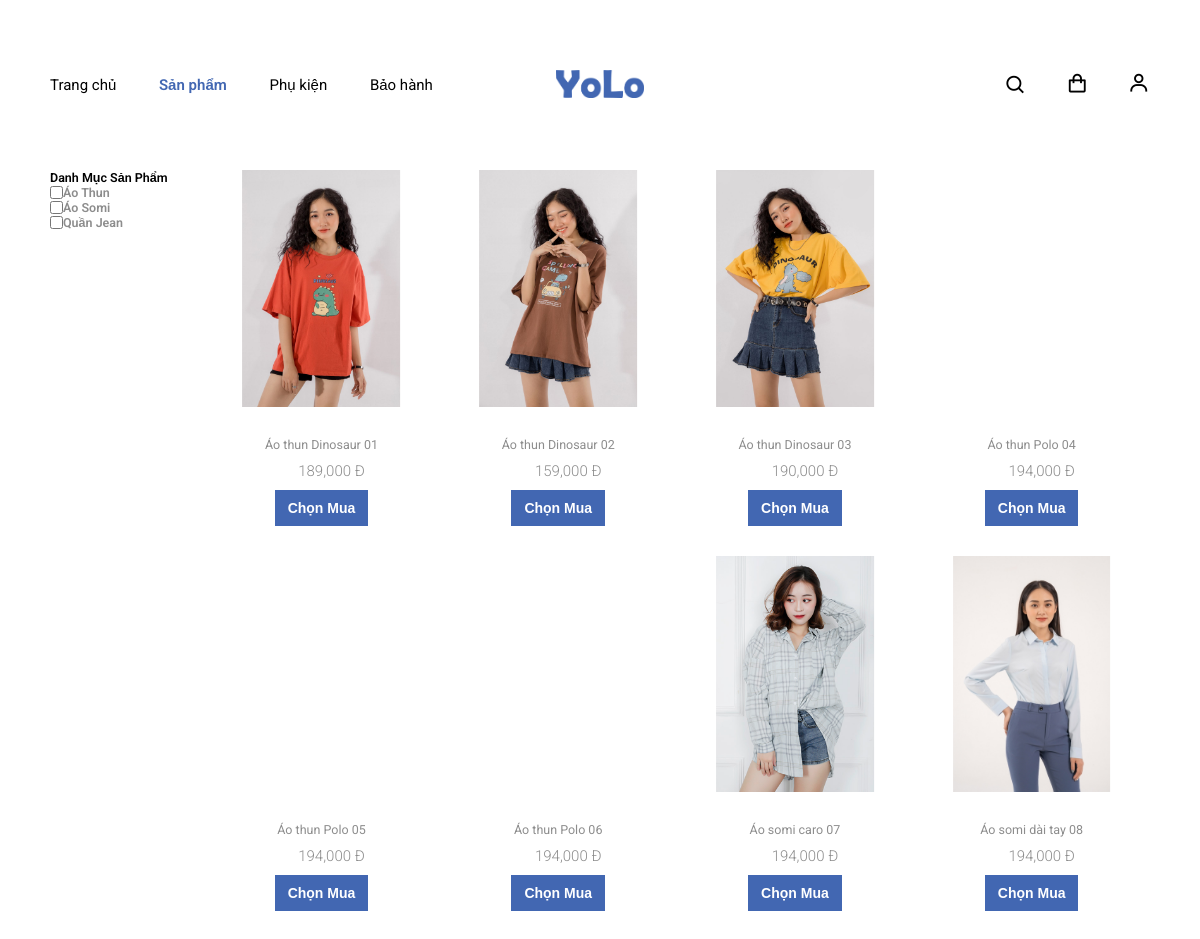
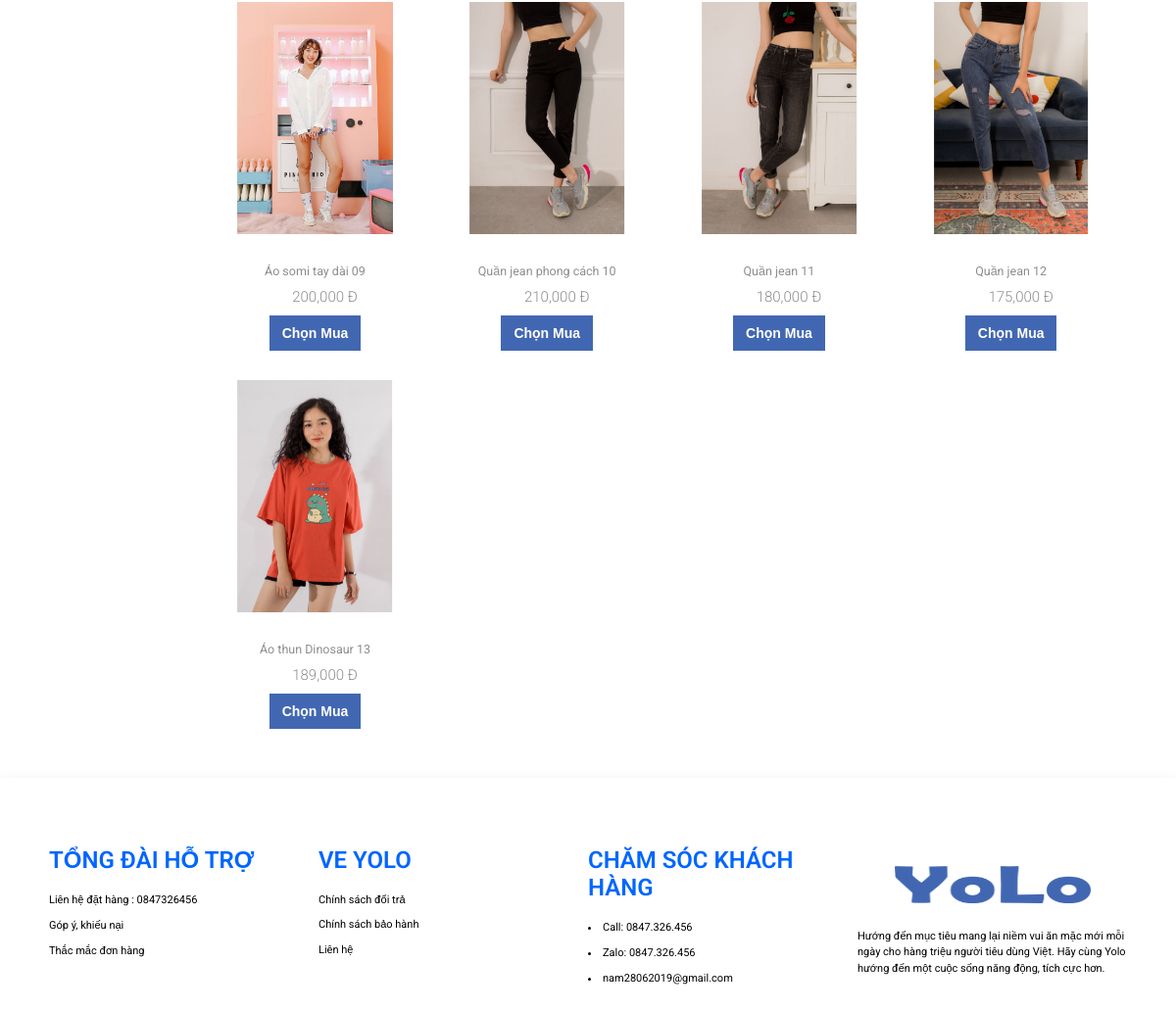
The app's page /Product.php with its own data (2 pictures, top to bottom).
### tables this page shows
CREATE TABLE `category` (
  `IdCategory` int(11) NOT NULL,
  `Category` varchar(250) NOT NULL,
  `create_at` datetime NOT NULL,
  `update_at` datetime NOT NULL
);

CREATE TABLE `products` (
  `IdProduct` int(11) NOT NULL,
  `ProductName` varchar(250) NOT NULL,
  `Price` float NOT NULL,
  `Image` varchar(550) NOT NULL,
  `ImageOne` varchar(550) NOT NULL,
  `Description` longtext NOT NULL,
  `IdCategory` int(11) NOT NULL,
  `CreateAt` datetime NOT NULL,
  `UpdateAt` datetime NOT NULL
);

### database/dbhelper.php (called while the page is built, shortened)
<?php
  function executeResult($sql) {
    $conn = mysqli_connect(host, username, password, database);
    $result = mysqli_query($conn, $sql);
    $data = [];
    if($result != null) {
      while($row = mysqli_fetch_array($result, 1)) {
        $data[] = $row;
      }
    }
    return $data;
  }

### Product.php (the view, shortened to what this page needs)
<?php
	require_once('./database/dbhelper.php');
?>
<!DOCTYPE html>
<html lang="en">
	<head>
		<link rel="stylesheet" href="./css/reset.css" />
		<link rel="stylesheet" href="./css/style.css" />
		<link
			rel="stylesheet"
			href="https://cdnjs.cloudflare.com/ajax/libs/boxicons/2.0.1/css/boxicons.min.css"
		/>
		<link
			rel="stylesheet"
			href="https://cdnjs.cloudflare.com/ajax/libs/meyer-reset/2.0/reset.css"
		/>
	</head>
	<body>
		<header class="header">
			<div class="container">
				<div class="header__logo">
					<a href=""><img src="./css/images/Logo-2.png" alt="" /></a>
				</div>
				<div class="header__menu">
					<div class="header__menu__left">
						<div
							class="header__menu__item header__menu__left__item"
							id="activeNav"
						>
							<a href="./index.php"><span>Trang chủ</span></a>
							<a href="./Product.php" class="active"><span>Sản phẩm</span></a>
							<a href="./phukien.php"><span>Phụ kiện</span></a>
							<a href="./baohanh.php"><span>Bảo hành</span></a>
						</div>
					</div>
					<div class="header__menu__right">
						<div class="header__menu__item header__menu__right__item">
							<i class="bx bx-search"></i>
						</div>
						<div class="header__menu__item header__menu__right__item">
							<a href="./Cart.php">
								<i class="bx bx-shopping-bag"></i>
							</a>
						</div>
						<div class="header__menu__item header__menu__right__item">
								<a href="./Login/login.php">
									<i class="bx bx-user"></i>
								</a>
						</div>
					</div>
				</div>
			</div>
		</header>
		<div class="container">
			<div class="main">
				<div class="catalog">
					<div class="catalog__filter">
						<div class="catalog__filter__widget">
							<div class="catalog__filter__widget__title">
								danh mục sản phẩm
								<div class="catalog__filter__widget__content">
									<form action="" method="post">
										<div class="catalog__filter__widget__content__item">
											<?php
												$sql = 'select * from Category';
												$Category = executeResult($sql);
												foreach($Category as $item) {
													echo '
													<label for="" class="custom-checkbox">
														<input type="checkbox" name="checkbox[]" id="" value="'.$item['IdCategory'].'" />
														<!-- <span class="custom-checkbox__checkmark">
															<i class="bx bxs-check-square"></i>
														</span> -->
														<span>'.$item['Category'].'</span>
													</label>
												';
												}
											?>
										</div>
									</form>
								</div>
							</div>
						</div>
					</div>
					<div class="catalog__content">
						<div class="products">
							<?php
									if(isset($_GET['checkbox'])) {
										$branchecked =[];
										$branchecked = $_GET['checkbox'];
										print($branchecked);
										foreach($branchecked as $rowbrand) {
											$sql = "select * from products where IdCategory in ($rowbrand)";
											$productList = executeResult($sql);
											foreach($productList as $item) {
												echo '
													<div class="product-card">
														<a href="./Details.php?IdProduct='.$item['IdProduct'].'">
															<div class="product-card__image">
																<img
																	src="./upload/'.$item['Image'].'"
																	alt=""
																/>
																<img
																	src="./upload/'.$item['ImageOne'].'"
																	alt=""
																/>
															</div>
															<h3 class="product-card__name">'.$item['ProductName'].'</h3>
															<div class="product-card__price">
																<span class="product-card__price__old">'.number_format($item['Price']).' Đ</span>
															</div>
														</a>
														<div class="product-card__btn">
															<button
																class="btn btn-animate"
																style="background-color: #4267b2"
															>
																<span class="btn__txt"> Chọn mua </span>
																<span class="btn__icon"><i class="bx bx-cart"></i></span>
															</button>
														</div>
													</div>
												';
											}
										}
									}
									else {
										$sql = 'select * from products';
										$productList = executeResult($sql);
										foreach($productList as $item) {
											echo '
												<div class="product-card">
													<a href="./Details.php?IdProduct='.$item['IdProduct'].'">
														<div class="product-card__image">
															<img
																src="./upload/'.$item['Image'].'"
																alt=""
															/>
															<img
																src="./upload/'.$item['ImageOne'].'"
																alt=""
															/>
														</div>
														<h3 class="product-card__name">'.$item['ProductName'].'</h3>
														<div class="product-card__price">
															<span class="product-card__price__old">'.number_format($item['Price']).' Đ</span>
														</div>
													<div class="product-card__btn">
														<button
															class="btn btn-animate"
															style="background-color: #4267b2"
														>
															<span class="btn__txt"> Chọn mua </span>
															<span class="btn__icon"><i class="bx bx-cart"></i></span>
														</button>
													</div>
													</a>
												</div>
											';
										}
									}
							?>
						</div>
					</div>
				</div>
			</div>
		</div>
		<footer class="footer">
			<div class="container">
				<div class="grid">
					<div class="grid__width">
						<div class="footer__title"><font color="#0066FF"size="+2">Tổng đài hỗ trợ </font></div>
						<div class="footer__content">
							<a href="tel://0847326456">Liên hệ đặt hàng : 0847326456</a><br><br>
							<a href="https://www.facebook.com/nhn2201/">Góp ý, khiếu nại</a><br><br>
							<a href="https://www.facebook.com/nhn2201/">Thắc mắc đơn hàng</a>
						</div>
					</div>
					<div class="grid__width">
						<div class="footer__title"><font color="#0066FF"size="+2">Ve Yolo</font></div>
						<div class="footer__content">
							<p><a href="baohanh.php">Chính sách đổi trả</a></p>
							<p><a href="baohanh.php">Chính sách bảo hành</a></p>
								<p><a href="https://www.facebook.com/nhn2201/">Liên hệ</a></p>
						</div>
					</div>
					<div class="grid__width">
						<div class="footer__title"><font color="#0066FF"size="+2">Chăm sóc khách hàng </font></div>
						<div class="footer__content">
								<li class="tel://0847326456">Call: 0847.326.456</li><br>
								<li class="tel://0847326456">Zalo: 0847.326.456</li><br>
								<li class="contact-4">nam28062019@gmail.com</li>
						</div>
					</div>
					<div class="grid__width footer__about">
						<p>
							<a href=""
								><center><font size="+2"> <img src="./css/images/Logo-2.png" class="footer__logo" alt="" height="700" width="200"
							/></center></font></a>
						</p>
						<p>
							Hướng đến mục tiêu mang lại niềm vui ăn mặc mới mỗi ngày cho hàng
							triệu người tiêu dùng Việt. Hãy cùng Yolo hướng đến một cuộc sống
							năng động, tích cực hơn.
						</p>
					</div>
				</div>
			</div>
		</footer>
	</body>
</html>

### css/style.css (style rules this page uses)
:root { --main-bg: #fff; --main-color: #4267b2; --txt-main-color: #000; --txt-second-color: #8d8d8d; --txt-white: #fff; --btn-main-bg: var(--main-bg); --btn-main-color: #fff; --box-shadow: 0 5px 15px rgba(0, 0, 0, 0.1); }
.header { background: var(--main-bg); position: fixed; top: 0; left: 0; width: 100%; height: 170px; z-index: 99; transition: height 0.3s ease; }
.container { height: 100%; }
.header__logo { position: absolute; inset: 0; display: flex; justify-content: center; align-items: center; pointer-events: none; }
.header__logo img { height: 28px; }
.header__menu { display: flex; justify-content: space-between; align-items: center; height: 100%; font-size: 1.5rem; }
.header__menu__item ~ .header__menu__item, .header__menu__item a ~ a { margin-left: 39px; }
.header__menu__item a.active { font-weight: 600; color: var(--main-color); }
.header__menu__left, .header__menu__right { display: flex; justify-content: center; align-items: center; height: 100%; }
.header__menu__right { font-size: 2.25rem; }
.header__menu__right__item { display: flex; justify-content: center; align-items: center; }
.btn { border: 0; outline: 0; color: var(--btn-main-color); font-size: 1.5rem; font-weight: 600; text-transform: uppercase; cursor: pointer; overflow: hidden; position: relative; }
.btn__txt, .btn__icon { display: block; transition: transform 0.5s ease; }
.btn__txt { padding: 1rem 2rem; }
.product-card { width: 25%; text-align: center; margin-bottom: 30px; }
.product-card__image { padding-top: 100%; position: relative; overflow: hidden; margin-bottom: 30px; }
.product-card__image img { position: absolute; top: 0; left: 50%; transform: translateX(-50%); height: 100%; }
.product-card__image img:nth-child(1) { transform: translateX(-50%) scale(1); transition: transform 0.5s ease; }
.product-card__name { margin-bottom: 10px; color: var(--txt-second-color); font-size: 1.25rem; font-weight: normal; }
.product-card__price { color: var(--txt-main-color); font-size: 1.5rem; font-weight: 600; margin-bottom: 10px; }
.product-card__price__old { color: var(--txt-second-color); margin-left: 20px; font-weight: 300; }
.products { flex-direction: row; display: flex; flex-wrap: wrap; }
.btn-animate span { padding: 10px 13px; }
.btn__txt { padding: 1rem 2rem; text-transform: capitalize; font-weight: 600; font-size: 1.4rem; }
.custom-checkbox { display: flex; justify-content: flex-start; align-items: center; cursor: pointer; }
.catalog { display: flex; justify-content: flex-start; align-items: flex-start; }
.catalog__filter { width: 20%; }
.catalog__filter__widget { margin-bottom: 2rem; }
.catalog__filter__widget__title { font-size: 1.25rem; font-weight: 600; text-transform: capitalize; margin-bottom: 16px; }
.catalog__filter__widget__content { color: var(--txt-second-color); }
.catalog__filter__widget__content__item { margin-bottom: 13px; }
.catalog__content { flex-grow: 1; }
.footer { padding: 70px 0; box-shadow: var(--box-shadow); font-size: 1.1rem; }
.footer__logo { height: 38px; }
.footer__about p { margin-bottom: 2rem; line-height: 1.5; }
.footer__title { text-transform: uppercase; margin-bottom: 2rem; font-weight: 600; }
.footer__content p { margin-bottom: 1.25rem; }
.grid { flex-direction: row; display: flex; width: 100%; justify-content: space-between; }
.grid__width { width: 25%; }

### records on screen
category: Category "Áo Thun"
category: Category "Áo Somi"
category: Category "Quần Jean"
products: Image (picture), ProductName "Áo thun Dinosaur 01", Price "189,000"
products: Image (picture), ProductName "Áo thun Dinosaur 02", Price "159,000"
products: Image (picture), ProductName "Áo thun Dinosaur 03", Price "190,000"
products: ProductName "Áo thun Polo 04", Price "194,000"
products: ProductName "Áo thun Polo 05", Price "194,000"
products: ProductName "Áo thun Polo 06", Price "194,000"
products: Image (picture), ProductName "Áo somi caro 07", Price "194,000"
products: Image (picture), ProductName "Áo somi dài tay 08", Price "194,000"
products: Image (picture), ProductName "Áo somi tay dài 09", Price "200,000"
products: Image (picture), ProductName "Quần jean phong cách 10", Price "210,000"
products: Image (picture), ProductName "Quần jean 11", Price "180,000"
products: Image (picture), ProductName "Quần jean 12", Price "175,000"
products: Image (picture), ProductName "Áo thun Dinosaur 13", Price "189,000"
